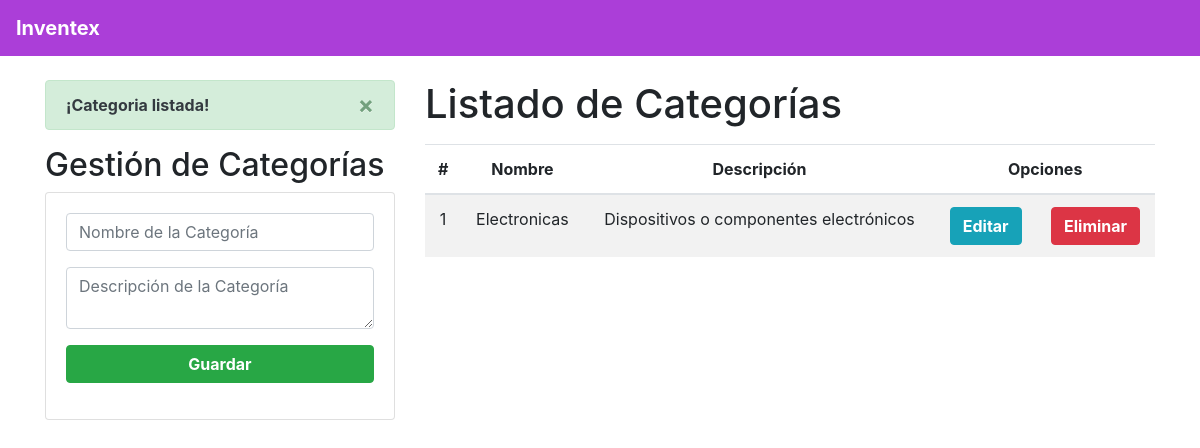
/Inventario/IndexCat/ (signed in), run on an earlier commit of the app's database.
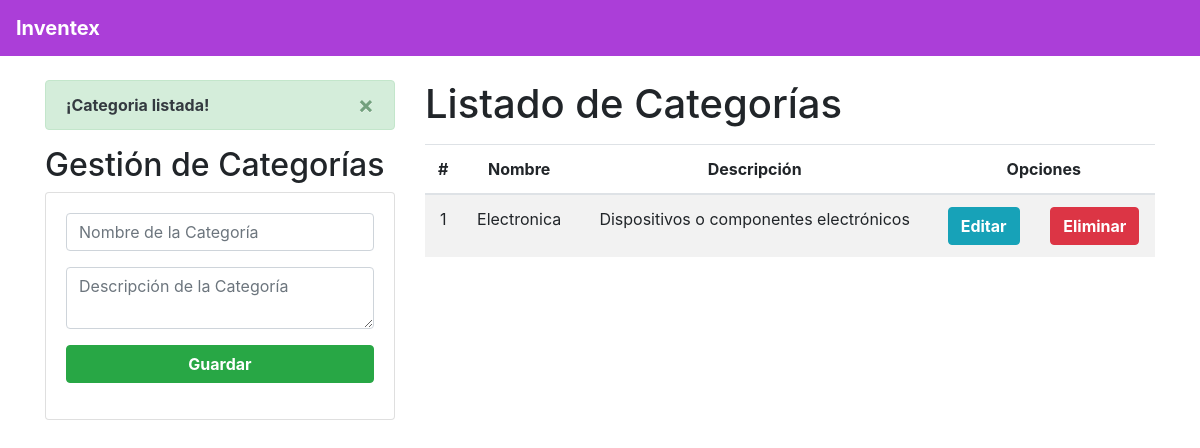
And on a later commit of the database.
### Aplicacion/Inventario/models.py (models this page shows, shortened)
class Categoria(models.Model):
    id = models.BigAutoField(primary_key= True)
    nombre = models.CharField(max_length=100)
    descripcion = models.TextField(max_length= 200)

### Aplicacion/Inventario/views.py (the view)
# urls.py: path('IndexCat/', views.homecategoria, name='IndexCat'),
@login_required
def homecategoria(request):
    if not request.user.is_staff:
        return redirect('acceso_denegado')
    categorias = Categoria.objects.all()
    messages.success(request, '¡Categoria listada!')
    return render(request, "gestionCategoria.html", {
        "categorias": categorias,
    })

### templates/gestionCategoria.html (shortened to what this page needs)
{% extends './base.html' %}
{% block body %}
<div class="row">
    <div class="col-sm-12 col-md-6 col-lg-4 col-xl-4">
        {% if messages %}
            {% for message in messages %}
                <div class="alert alert-dismissible alert-success">
                    <button type="button" class="close" data-dismiss="alert">&times;</button>
                    <strong class="text-dark">{{ message }}</strong>
                </div>
            {% endfor %}
        {% endif %}
        <h2>Gestión de Categorías</h2>
        <div class="card">
            <div class="card-body">
                <form method="POST" action="{% url 'registrarCategoria' %}">
                    <div class="form-group">
                        <input type="text" id="txtNombre" name="txtNombre" class="form-control"
                            placeholder="Nombre de la Categoría" maxlength="100" required>
                    </div>
                    <div class="form-group">
                        <textarea id="txtDescripcion" name="txtDescripcion" class="form-control"
                            placeholder="Descripción de la Categoría" maxlength="200" required></textarea>
                    </div>
                    <div class="form-group">
                        <button type="submit" class="btn btn-success btn-block text-white" style="font-weight:bold;">
                            Guardar
                        </button>
                    </div>
                </form>
            </div>
        </div>
    </div>
    <div class="col-sm-12 col-md-6 col-lg-8 col-xl-8">
        <h1>Listado de Categorías</h1>
        <div class="table-responsive py-2">
            <table class="table table-striped">
                <thead>
                    <tr>
                        <th>#</th>
                        <th>Nombre</th>
                        <th>Descripción</th>
                        <th colspan="2">Opciones</th>
                    </tr>
                </thead>
                <tbody>
                    {% for c in categorias %}
                    <tr>
                        <td>{{ forloop.counter }}</td>
                        <td>{{ c.nombre }}</td>
                        <td>{{ c.descripcion }}</td>
                        <td><a href="edicionCategoria/{{ c.id }}" class="btn btn-info" style="font-weight:bold;">Editar</a></td>
                        <td><a href="eliminarCategoria/{{ c.id }}" class="btn btn-danger btnEliminacion" style="font-weight:bold;">Eliminar</a></td>
                    </tr>
                    {% empty %}
                    <tr>
                        <td colspan="5" class="text-center">No hay categorías registradas.</td>
                    </tr>
                    {% endfor %}
                </tbody>
            </table>
        </div>
    </div>
</div>
{% endblock %}

What changed in the data, as far as the page shows it:
changed Categoria "Dispositivos o componentes electrónicos": nombre "Electronicas" → "Electronica"
